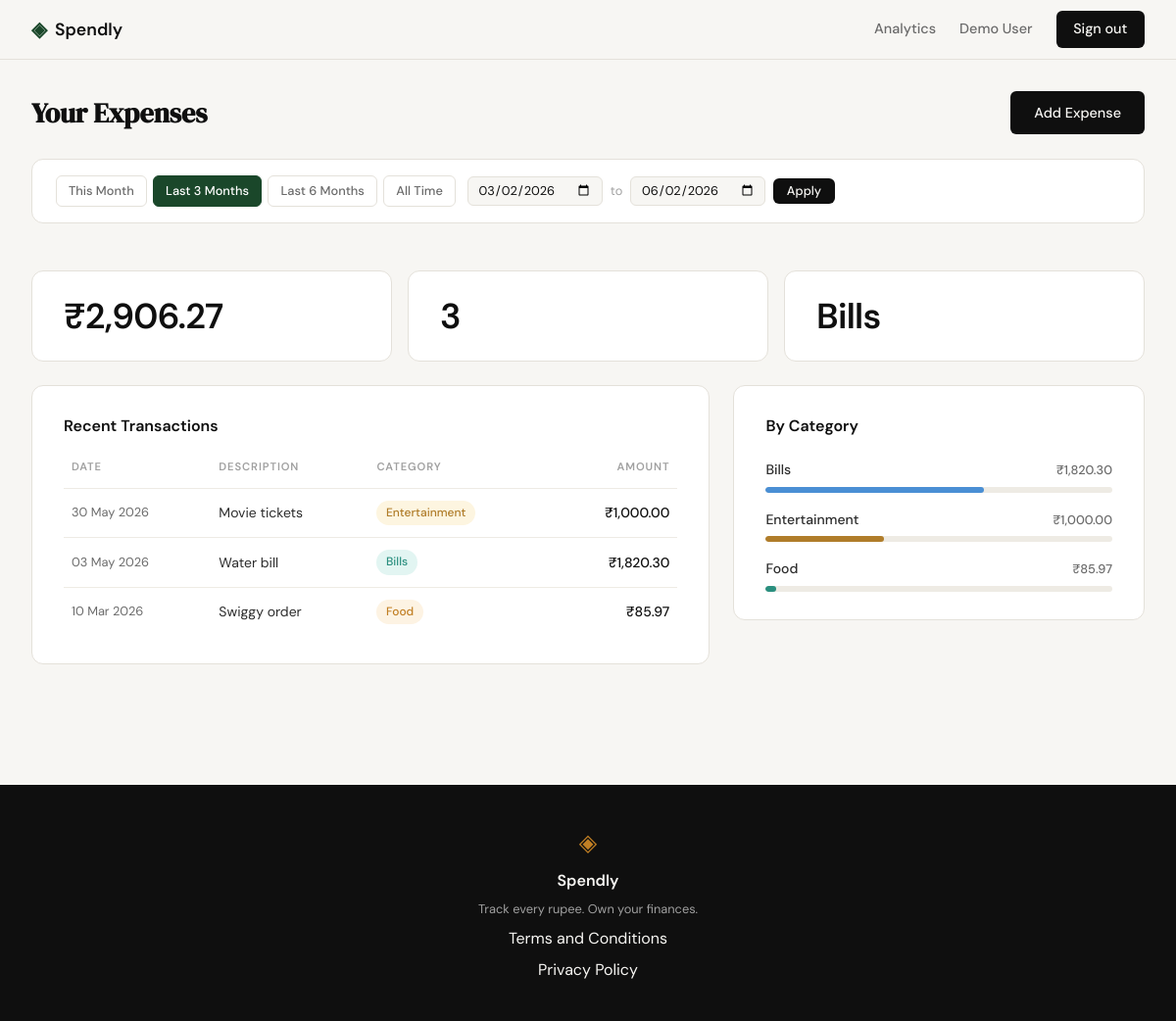
The page /profile?date_from=2026-03-02&date_to=2026-06-02 (signed in) on the database as committed earlier.
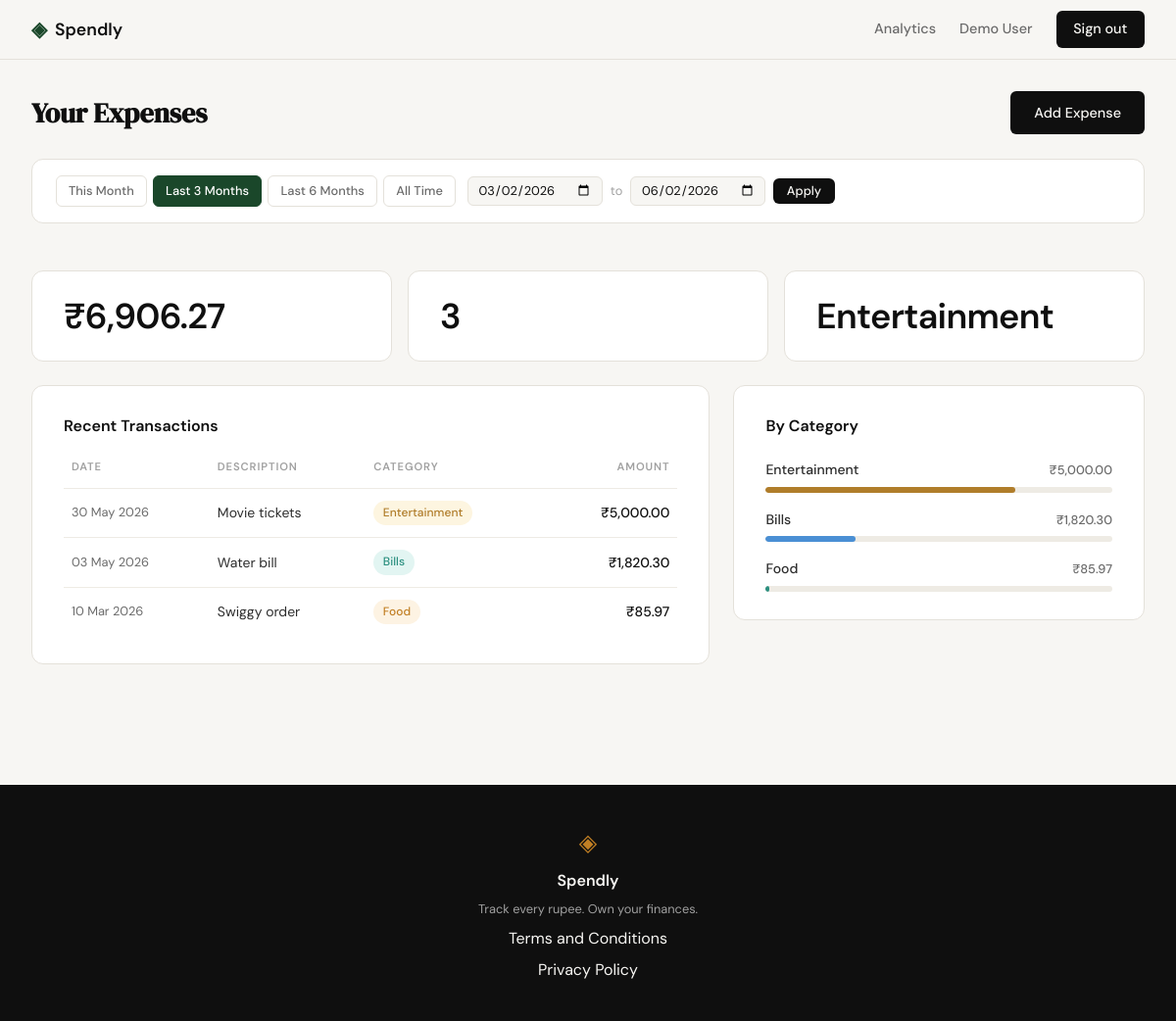
The same page on the database as committed later.
### tables this page shows
CREATE TABLE expenses (
            id          INTEGER PRIMARY KEY AUTOINCREMENT,
            user_id     INTEGER NOT NULL REFERENCES users(id),
            amount      REAL    NOT NULL,
            category    TEXT    NOT NULL,
            date        TEXT    NOT NULL,
            description TEXT,
            created_at  TEXT    DEFAULT (datetime('now'))
        );

### app.py (the view)
@app.route("/profile")
def profile():
    if not session.get("user_id"):
        return redirect(url_for("login"))
    user_id = session["user_id"]
    date_from = _parse_date(request.args.get("date_from", ""))
    date_to   = _parse_date(request.args.get("date_to",   ""))
    if date_from and date_to and date_from > date_to:
        flash("Start date must be before end date.", "error")
        date_from = date_to = None
    df_str = date_from.strftime("%Y-%m-%d") if date_from else None
    dt_str = date_to.strftime("%Y-%m-%d")   if date_to   else None
    today = date.today()
    preset_this_month = {
        "date_from": today.replace(day=1).strftime("%Y-%m-%d"),
        "date_to":   today.strftime("%Y-%m-%d"),
    }
    preset_last_3 = {
        "date_from": _months_ago(today, 3).strftime("%Y-%m-%d"),
        "date_to":   today.strftime("%Y-%m-%d"),
    }
    preset_last_6 = {
        "date_from": _months_ago(today, 6).strftime("%Y-%m-%d"),
        "date_to":   today.strftime("%Y-%m-%d"),
    }
    if df_str is None and dt_str is None:
        active_filter = "all"
    elif df_str == preset_this_month["date_from"] and dt_str == preset_this_month["date_to"]:
        active_filter = "this_month"
    elif df_str == preset_last_3["date_from"] and dt_str == preset_last_3["date_to"]:
        active_filter = "last_3"
    elif df_str == preset_last_6["date_from"] and dt_str == preset_last_6["date_to"]:
        active_filter = "last_6"
    else:
        active_filter = "custom"
    db_user = get_user_by_id(user_id)
    if db_user is None:
        abort(404)
    member_since = datetime.strptime(db_user["created_at"], "%Y-%m-%d %H:%M:%S").strftime("%d %b %Y")
    user = {
        "name": db_user["name"],
        "email": db_user["email"],
        "member_since": member_since,
    }
    transactions = [
        {
            "date":        datetime.strptime(row["date"], "%Y-%m-%d").strftime("%d %b %Y"),
            "description": row["description"] or "",
            "category":    row["category"],
            "amount":      f"₹{row['amount']:,.2f}",
        }
        for row in get_expenses_by_user(user_id, date_from=df_str, date_to=dt_str)
    ]
    raw_stats = get_expense_stats(user_id, date_from=df_str, date_to=dt_str)
    stats = {
        "total_spent":       f"₹{raw_stats['total_spent']:,.2f}",
        "transaction_count": raw_stats["transaction_count"],
        "top_category":      raw_stats["top_category"],
    }
    raw_categories = get_category_breakdown(user_id, date_from=df_str, date_to=dt_str)
    grand_total = sum(row["total"] for row in raw_categories)
    categories = [
        {
            "name":       row["category"],
            "amount":     f"₹{row['total']:,.2f}",
            "percentage": round(row["total"] / grand_total * 100) if grand_total else 0,
        }
        for row in raw_categories
    ]
    return render_template(
        "profile.html",
        user=user,
        stats=stats,
        transactions=transactions,
        categories=categories,
        active_filter=active_filter,
        date_from=df_str or "",
        date_to=dt_str or "",
        preset_this_month=preset_this_month,
        preset_last_3=preset_last_3,
        preset_last_6=preset_last_6,
    )

### app.py (called while the page is built)
def _parse_date(value):
    if not value:
        return None
    try:
        return datetime.strptime(value, "%Y-%m-%d").date()
    except ValueError:
        return None

def _months_ago(today, n):
    m, y = today.month - n, today.year
    if m <= 0:
        m += 12
        y -= 1
    try:
        return date(y, m, today.day)
    except ValueError:
        return date(y, m, 1)

### database/db.py (called while the page is built)
def get_db():
    conn = sqlite3.connect(_DB_PATH)
    conn.row_factory = sqlite3.Row
    conn.execute("PRAGMA foreign_keys = ON")
    return conn

def get_user_by_id(user_id):
    conn = get_db()
    user = conn.execute(
        "SELECT id, name, email, created_at FROM users WHERE id = ?",
        (user_id,),
    ).fetchone()
    conn.close()
    return user

def _date_clause(date_from, date_to):
    if date_from and date_to:
        return " AND date BETWEEN ? AND ?", (date_from, date_to)
    return "", ()

### templates/profile.html (shortened to what the changed rows need)
{% extends "base.html" %}
{% block head %}
<link rel="stylesheet" href="{{ url_for('static', filename='css/profile.css') }}">
{% endblock %}
{% block content %}
<section class="profile-section">
    <div class="profile-inner">
        <div class="profile-header">
            <h1 class="profile-title">Your Expenses</h1>
        </div>
        <div class="profile-stats">
            <div class="profile-stat-card">
                <div class="profile-stat-value">{{ stats.total_spent }}</div>
            </div>
            <div class="profile-stat-card">
                <div class="profile-stat-value">{{ stats.top_category }}</div>
            </div>
        </div>
        <div class="profile-main-grid">
            <div class="profile-card">
                <h2 class="profile-card-title">Recent Transactions</h2>
                <table class="txn-table">
                    <thead>
                        <tr>
                            <th class="txn-th">Date</th>
                            <th class="txn-th">Description</th>
                            <th class="txn-th">Category</th>
                            <th class="txn-th txn-th-right">Amount</th>
                        </tr>
                    </thead>
                    <tbody>
                        {% if transactions %}
                            {% for txn in transactions %}
                            <tr class="txn-row">
                                <td class="txn-date">{{ txn.date }}</td>
                                <td class="txn-desc">{{ txn.description }}</td>
                                <td class="txn-cat">
                                    <span class="cat-badge cat-{{ txn.category | lower }}">
                                        {{ txn.category }}
                                    </span>
                                </td>
                                <td class="txn-amount">{{ txn.amount }}</td>
                            </tr>
                            {% endfor %}
                        {% else %}
                        <tr class="txn-row">
                            <td colspan="4" class="txn-empty-cell">No transactions found for this period.</td>
                        </tr>
                        {% endif %}
                    </tbody>
                </table>
            </div>
            <div class="profile-card">
                <h2 class="profile-card-title">By Category</h2>
                <div class="category-bars">
                    {% for cat in categories %}
                    <div class="cat-bar-row">
                        <div class="cat-bar-meta">
                            <span class="cat-bar-name">{{ cat.name }}</span>
                            <span class="cat-bar-amount">{{ cat.amount }}</span>
                        </div>
                        <div class="bar-track">
                            <div class="cat-bar-fill cat-bar-{{ cat.name | lower }}"
                                 style="width: {{ cat.percentage }}%"></div>
                        </div>
                    </div>
                    {% endfor %}
                </div>
            </div>
        </div>
    </div>
</section>
{% endblock %}

Rows that differ between the two databases and show on the page:
changed expenses "Movie tickets": amount "₹1,000.00" → "₹5,000.00"
Other text that changed with them:
{{ stats.total_spent }}: "₹2,906.27" → "₹6,906.27"
{{ stats.top_category }}: "Bills" → "Entertainment"
{{ cat.percentage }}: 63 → 26 (drawn)
{{ cat.percentage }}: 3 → 1 (drawn)
new list line: "Entertainment ₹5,000.00"
list line gone: "Entertainment ₹1,000.00"
